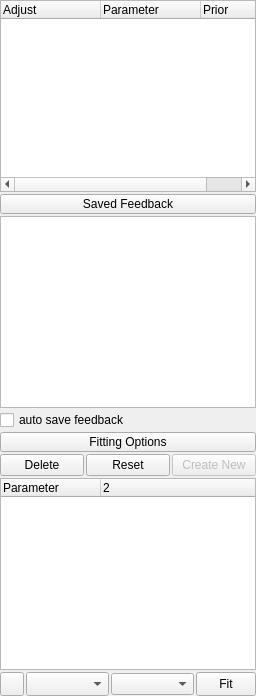
       <widget class="QWidget" name="page_9">
        <layout class="QVBoxLayout" name="verticalLayout_12">
         <property name="spacing">
          <number>2</number>
         </property>
         <property name="margin">
          <number>0</number>
         </property>
         <item>
          <widget class="AdjustableTreeWidget" name="rp_fitinTreeView">
           <property name="indentation">
            <number>2</number>
           </property>
           <column>
            <property name="text">
             <string>Adjust</string>
            </property>
           </column>
           <column>
            <property name="text">
             <string>Parameter</string>
            </property>
           </column>
           <column>
            <property name="text">
             <string>Prior</string>
            </property>
           </column>
          </widget>
         </item>
         <item>
          <widget class="QPushButton" name="rp_savedFeedbackPushButton">
           <property name="maximumSize">
            <size>
             <width>16777215</width>
             <height>20</height>
            </size>
           </property>
           <property name="text">
            <string>Saved Feedback</string>
           </property>
           <property name="icon">
            <iconset resource="ui_resources.qrc">
             <normaloff>:/images/icons/menu-2.png</normaloff>:/images/icons/menu-2.png</iconset>
           </property>
           <property name="checkable">
            <bool>true</bool>
           </property>
          </widget>
         </item>
         <item>
          <widget class="FeedbacksTreeWidget" name="rp_savedFeedbackTreeView">
           <property name="enabled">
            <bool>true</bool>
           </property>
           <property name="indentation">
            <number>2</number>
           </property>
           <attribute name="headerVisible">
            <bool>false</bool>
           </attribute>
           <column>
            <property name="text">
             <string>Feedback Name</string>
            </property>
           </column>
          </widget>
         </item>
         <item>
          <widget class="QCheckBox" name="rp_savedFeedbackAutoSaveCheck">
           <property name="enabled">
            <bool>true</bool>
           </property>
           <property name="text">
            <string>auto save feedback</string>
           </property>
          </widget>
         </item>
         <item>
          <widget class="QWidget" name="rp_fitoptionsWidget" native="true">
           <layout class="QVBoxLayout" name="verticalLayout_8">
            <property name="spacing">
             <number>2</number>
            </property>
            <property name="margin">
             <number>0</number>
            </property>
            <item>
             <widget class="QPushButton" name="rp_optionsPushButton2">
              <property name="maximumSize">
               <size>
                <width>16777215</width>
                <height>20</height>
               </size>
              </property>
              <property name="text">
               <string>Fitting Options</string>
              </property>
              <property name="icon">
               <iconset resource="ui_resources.qrc">
                <normaloff>:/images/icons/menu-2.png</normaloff>:/images/icons/menu-2.png</iconset>
              </property>
              <property name="checkable">
               <bool>true</bool>
              </property>
             </widget>
            </item>
            <item>
             <layout class="QHBoxLayout" name="horizontalLayout_16">
              <item>
               <widget class="QPushButton" name="rp_fitoptionsDelete">
                <property name="enabled">
                 <bool>true</bool>
                </property>
                <property name="maximumSize">
                 <size>
                  <width>16777215</width>
                  <height>24</height>
                 </size>
                </property>
                <property name="text">
                 <string>Delete</string>
                </property>
                <property name="icon">
                 <iconset resource="ui_resources.qrc">
                  <normaloff>:/images/icons/bin-3.png</normaloff>:/images/icons/bin-3.png</iconset>
                </property>
               </widget>
              </item>
              <item>
               <widget class="QPushButton" name="rp_fitoptionsReset">
                <property name="enabled">
                 <bool>true</bool>
                </property>
                <property name="maximumSize">
                 <size>
                  <width>16777215</width>
                  <height>24</height>
                 </size>
                </property>
                <property name="toolTip">
                 <string>reset to default (from preferences)</string>
                </property>
                <property name="text">
                 <string>Reset</string>
                </property>
                <property name="icon">
                 <iconset resource="ui_resources.qrc">
                  <normaloff>:/images/icons/return.png</normaloff>:/images/icons/return.png</iconset>
                </property>
               </widget>
              </item>
              <item>
               <widget class="QPushButton" name="rp_fitoptionsAdd">
                <property name="enabled">
                 <bool>false</bool>
                </property>
                <property name="maximumSize">
                 <size>
                  <width>16777215</width>
                  <height>24</height>
                 </size>
                </property>
                <property name="text">
                 <string>Create New</string>
                </property>
                <property name="icon">
                 <iconset resource="ui_resources.qrc">
                  <normaloff>:/images/icons/add.png</normaloff>:/images/icons/add.png</iconset>
                </property>
               </widget>
              </item>
             </layout>
            </item>
            <item>
             <widget class="ParameterTreeWidget" name="rp_fitoptionsTreeView">
              <property name="minimumSize">
               <size>
                <width>0</width>
                <height>150</height>
               </size>
              </property>
              <property name="indentation">
               <number>2</number>
              </property>
              <column>
               <property name="text">
                <string>Parameter</string>
               </property>
              </column>
              <column>
               <property name="text">
                <string notr="true">2</string>
               </property>
              </column>
             </widget>
            </item>
           </layout>
          </widget>
         </item>
         <item>
          <widget class="QStackedWidget" name="rp_progressStackedWidget">
           <property name="maximumSize">
            <size>
             <width>16777215</width>
             <height>24</height>
            </size>
           </property>
           <property name="currentIndex">
            <number>0</number>
           </property>
           <widget class="QWidget" name="page_7">
            <layout class="QHBoxLayout" name="horizontalLayout_14">
             <property name="spacing">
              <number>2</number>
             </property>
             <property name="margin">
              <number>0</number>
             </property>
             <item>
              <widget class="QPushButton" name="rp_optionsPushButton">
               <property name="minimumSize">
                <size>
                 <width>24</width>
                 <height>24</height>
                </size>
               </property>
               <property name="maximumSize">
                <size>
                 <width>24</width>
                 <height>24</height>
                </size>
               </property>
               <property name="toolTip">
                <string>view options for the current fitting</string>
               </property>
               <property name="text">
                <string/>
               </property>
               <property name="icon">
                <iconset resource="ui_resources.qrc">
                 <normaloff>:/images/icons/settings.png</normaloff>:/images/icons/settings.png</iconset>
               </property>
               <property name="checkable">
                <bool>true</bool>
               </property>
              </widget>
             </item>
             <item>
              <widget class="QComboBox" name="rp_methodComboBox">
               <property name="minimumSize">
                <size>
                 <width>0</width>
                 <height>24</height>
                </size>
               </property>
               <property name="maximumSize">
                <size>
                 <width>16777215</width>
                 <height>24</height>
                </size>
               </property>
              </widget>
             </item>
             <item>
              <widget class="QComboBox" name="rp_serverComboBox"/>
             </item>
             <item>
              <widget class="QPushButton" name="rp_fitPushButton">
               <property name="enabled">
                <bool>true</bool>
               </property>
               <property name="minimumSize">
                <size>
                 <width>24</width>
                 <height>24</height>
                </size>
               </property>
               <property name="maximumSize">
                <size>
                 <width>60</width>
                 <height>24</height>
                </size>
               </property>
               <property name="toolTip">
                <string>run the selected fitting routine</string>
               </property>
               <property name="text">
                <string>Fit</string>
               </property>
               <property name="icon">
                <iconset resource="ui_resources.qrc">
                 <normaloff>:/images/icons/play.png</normaloff>:/images/icons/play.png</iconset>
               </property>
              </widget>
             </item>
            </layout>
           </widget>
           <widget class="QWidget" name="page_8">
            <layout class="QHBoxLayout" name="horizontalLayout_15" stretch="0">
             <property name="spacing">
              <number>0</number>
             </property>
             <property name="margin">
              <number>0</number>
             </property>
             <item>
              <widget class="QProgressBar" name="rp_progressBar">
               <property name="maximumSize">
                <size>
                 <width>16777215</width>
                 <height>24</height>
                </size>
               </property>
               <property name="value">
                <number>0</number>
               </property>
              </widget>
             </item>
            </layout>
           </widget>
          </widget>
         </item>
        </layout>
       </widget>
